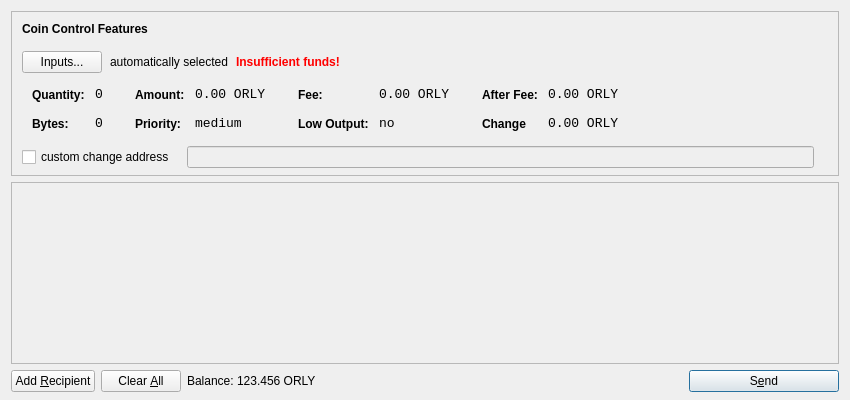
<?xml version="1.0" encoding="UTF-8"?>
<ui version="4.0">
 <class>SendCoinsDialog</class>
 <widget class="QDialog" name="SendCoinsDialog">
  <property name="geometry">
   <rect>
    <x>0</x>
    <y>0</y>
    <width>850</width>
    <height>400</height>
   </rect>
  </property>
  <property name="windowTitle">
   <string>Send Coins</string>
  </property>
  <layout class="QVBoxLayout" name="verticalLayout" stretch="0,1,0">
   <property name="bottomMargin">
    <number>8</number>
   </property>
   <item>
    <widget class="QFrame" name="frameCoinControl">
     <property name="sizePolicy">
      <sizepolicy hsizetype="Expanding" vsizetype="Expanding">
       <horstretch>0</horstretch>
       <verstretch>0</verstretch>
      </sizepolicy>
     </property>
     <property name="maximumSize">
      <size>
       <width>16777215</width>
       <height>16777215</height>
      </size>
     </property>
     <property name="frameShape">
      <enum>QFrame::StyledPanel</enum>
     </property>
     <property name="frameShadow">
      <enum>QFrame::Sunken</enum>
     </property>
     <layout class="QVBoxLayout" name="verticalLayoutCoinControl2">
      <property name="spacing">
       <number>-1</number>
      </property>
      <property name="leftMargin">
       <number>0</number>
      </property>
      <property name="topMargin">
       <number>0</number>
      </property>
      <property name="rightMargin">
       <number>0</number>
      </property>
      <property name="bottomMargin">
       <number>6</number>
      </property>
      <item>
       <layout class="QVBoxLayout" name="verticalLayoutCoinControl" stretch="0,0,0,0,1">
        <property name="spacing">
         <number>0</number>
        </property>
        <property name="leftMargin">
         <number>10</number>
        </property>
        <property name="topMargin">
         <number>10</number>
        </property>
        <item>
         <layout class="QHBoxLayout" name="horizontalLayoutCoinControl1">
          <property name="bottomMargin">
           <number>15</number>
          </property>
          <item>
           <widget class="QLabel" name="labelCoinControlFeatures">
            <property name="sizePolicy">
             <sizepolicy hsizetype="Preferred" vsizetype="Maximum">
              <horstretch>0</horstretch>
              <verstretch>0</verstretch>
             </sizepolicy>
            </property>
            <property name="font">
             <font>
              <weight>75</weight>
              <bold>true</bold>
             </font>
            </property>
            <property name="styleSheet">
             <string notr="true">font-weight:bold;</string>
            </property>
            <property name="text">
             <string>Coin Control Features</string>
            </property>
           </widget>
          </item>
         </layout>
        </item>
        <item>
         <layout class="QHBoxLayout" name="horizontalLayoutCoinControl2" stretch="0,0,0,0">
          <property name="spacing">
           <number>8</number>
          </property>
          <property name="bottomMargin">
           <number>10</number>
          </property>
          <item>
           <widget class="QPushButton" name="pushButtonCoinControl">
            <property name="styleSheet">
             <string notr="true"/>
            </property>
            <property name="text">
             <string>Inputs...</string>
            </property>
           </widget>
          </item>
          <item>
           <widget class="QLabel" name="labelCoinControlAutomaticallySelected">
            <property name="text">
             <string>automatically selected</string>
            </property>
            <property name="margin">
             <number>5</number>
            </property>
           </widget>
          </item>
          <item>
           <widget class="QLabel" name="labelCoinControlInsuffFunds">
            <property name="font">
             <font>
              <weight>75</weight>
              <bold>true</bold>
             </font>
            </property>
            <property name="styleSheet">
             <string notr="true">color:red;font-weight:bold;</string>
            </property>
            <property name="text">
             <string>Insufficient funds!</string>
            </property>
            <property name="margin">
             <number>5</number>
            </property>
           </widget>
          </item>
          <item>
           <spacer name="horizontalSpacerCoinControl">
            <property name="orientation">
             <enum>Qt::Horizontal</enum>
            </property>
            <property name="sizeHint" stdset="0">
             <size>
              <width>40</width>
              <height>1</height>
             </size>
            </property>
           </spacer>
          </item>
         </layout>
        </item>
        <item>
         <widget class="QWidget" name="widgetCoinControl" native="true">
          <property name="sizePolicy">
           <sizepolicy hsizetype="Preferred" vsizetype="Preferred">
            <horstretch>0</horstretch>
            <verstretch>0</verstretch>
           </sizepolicy>
          </property>
          <property name="minimumSize">
           <size>
            <width>0</width>
            <height>0</height>
           </size>
          </property>
          <property name="styleSheet">
           <string notr="true"/>
          </property>
          <layout class="QHBoxLayout" name="horizontalLayoutCoinControl5">
           <property name="margin">
            <number>0</number>
           </property>
           <item>
            <layout class="QHBoxLayout" name="horizontalLayoutCoinControl3" stretch="0,0,0,1">
             <property name="spacing">
              <number>20</number>
             </property>
             <property name="topMargin">
              <number>0</number>
             </property>
             <property name="bottomMargin">
              <number>10</number>
             </property>
             <item>
              <layout class="QFormLayout" name="formLayoutCoinControl1">
               <property name="horizontalSpacing">
                <number>10</number>
               </property>
               <property name="verticalSpacing">
                <number>14</number>
               </property>
               <property name="leftMargin">
                <number>10</number>
               </property>
               <property name="topMargin">
                <number>4</number>
               </property>
               <property name="rightMargin">
                <number>6</number>
               </property>
               <item row="0" column="0">
                <widget class="QLabel" name="labelCoinControlQuantityText">
                 <property name="styleSheet">
                  <string notr="true">font-weight:bold;</string>
                 </property>
                 <property name="text">
                  <string>Quantity:</string>
                 </property>
                 <property name="margin">
                  <number>0</number>
                 </property>
                </widget>
               </item>
               <item row="0" column="1">
                <widget class="QLabel" name="labelCoinControlQuantity">
                 <property name="font">
                  <font>
                   <family>Monospace</family>
                   <pointsize>10</pointsize>
                  </font>
                 </property>
                 <property name="cursor">
                  <cursorShape>IBeamCursor</cursorShape>
                 </property>
                 <property name="contextMenuPolicy">
                  <enum>Qt::ActionsContextMenu</enum>
                 </property>
                 <property name="text">
                  <string>0</string>
                 </property>
                 <property name="margin">
                  <number>0</number>
                 </property>
                 <property name="textInteractionFlags">
                  <set>Qt::LinksAccessibleByMouse|Qt::TextSelectableByKeyboard|Qt::TextSelectableByMouse</set>
                 </property>
                </widget>
               </item>
               <item row="1" column="0">
                <widget class="QLabel" name="labelCoinControlBytesText">
                 <property name="styleSheet">
                  <string notr="true">font-weight:bold;</string>
                 </property>
                 <property name="text">
                  <string>Bytes:</string>
                 </property>
                </widget>
               </item>
               <item row="1" column="1">
                <widget class="QLabel" name="labelCoinControlBytes">
                 <property name="font">
                  <font>
                   <family>Monospace</family>
                   <pointsize>10</pointsize>
                  </font>
                 </property>
                 <property name="cursor">
                  <cursorShape>IBeamCursor</cursorShape>
                 </property>
                 <property name="contextMenuPolicy">
                  <enum>Qt::ActionsContextMenu</enum>
                 </property>
                 <property name="text">
                  <string>0</string>
                 </property>
                 <property name="textInteractionFlags">
                  <set>Qt::LinksAccessibleByMouse|Qt::TextSelectableByKeyboard|Qt::TextSelectableByMouse</set>
                 </property>
                </widget>
               </item>
              </layout>
             </item>
             <item>
              <layout class="QFormLayout" name="formLayoutCoinControl2">
               <property name="horizontalSpacing">
                <number>10</number>
               </property>
               <property name="verticalSpacing">
                <number>14</number>
               </property>
               <property name="leftMargin">
                <number>6</number>
               </property>
               <property name="topMargin">
                <number>4</number>
               </property>
               <property name="rightMargin">
                <number>6</number>
               </property>
               <item row="0" column="0">
                <widget class="QLabel" name="labelCoinControlAmountText">
                 <property name="styleSheet">
                  <string notr="true">font-weight:bold;</string>
                 </property>
                 <property name="text">
                  <string>Amount:</string>
                 </property>
                 <property name="margin">
                  <number>0</number>
                 </property>
                </widget>
               </item>
               <item row="0" column="1">
                <widget class="QLabel" name="labelCoinControlAmount">
                 <property name="font">
                  <font>
                   <family>Monospace</family>
                   <pointsize>10</pointsize>
                  </font>
                 </property>
                 <property name="cursor">
                  <cursorShape>IBeamCursor</cursorShape>
                 </property>
                 <property name="contextMenuPolicy">
                  <enum>Qt::ActionsContextMenu</enum>
                 </property>
                 <property name="text">
                  <string>0.00 ORLY</string>
                 </property>
                 <property name="textInteractionFlags">
                  <set>Qt::LinksAccessibleByMouse|Qt::TextSelectableByKeyboard|Qt::TextSelectableByMouse</set>
                 </property>
                </widget>
               </item>
               <item row="1" column="0">
                <widget class="QLabel" name="labelCoinControlPriorityText">
                 <property name="styleSheet">
                  <string notr="true">font-weight:bold;</string>
                 </property>
                 <property name="text">
                  <string>Priority:</string>
                 </property>
                </widget>
               </item>
               <item row="1" column="1">
                <widget class="QLabel" name="labelCoinControlPriority">
                 <property name="font">
                  <font>
                   <family>Monospace</family>
                   <pointsize>10</pointsize>
                  </font>
                 </property>
                 <property name="cursor">
                  <cursorShape>IBeamCursor</cursorShape>
                 </property>
                 <property name="contextMenuPolicy">
                  <enum>Qt::ActionsContextMenu</enum>
                 </property>
                 <property name="text">
                  <string>medium</string>
                 </property>
                 <property name="textInteractionFlags">
                  <set>Qt::LinksAccessibleByMouse|Qt::TextSelectableByKeyboard|Qt::TextSelectableByMouse</set>
                 </property>
                </widget>
               </item>
              </layout>
             </item>
             <item>
              <layout class="QFormLayout" name="formLayoutCoinControl3">
               <property name="horizontalSpacing">
                <number>10</number>
               </property>
               <property name="verticalSpacing">
                <number>14</number>
               </property>
               <property name="leftMargin">
                <number>6</number>
               </property>
               <property name="topMargin">
                <number>4</number>
               </property>
               <property name="rightMargin">
                <number>6</number>
               </property>
               <item row="0" column="0">
                <widget class="QLabel" name="labelCoinControlFeeText">
                 <property name="styleSheet">
                  <string notr="true">font-weight:bold;</string>
                 </property>
                 <property name="text">
                  <string>Fee:</string>
                 </property>
                 <property name="margin">
                  <number>0</number>
                 </property>
                </widget>
               </item>
               <item row="0" column="1">
                <widget class="QLabel" name="labelCoinControlFee">
                 <property name="font">
                  <font>
                   <family>Monospace</family>
                   <pointsize>10</pointsize>
                  </font>
                 </property>
                 <property name="cursor">
                  <cursorShape>IBeamCursor</cursorShape>
                 </property>
                 <property name="contextMenuPolicy">
                  <enum>Qt::ActionsContextMenu</enum>
                 </property>
                 <property name="text">
                  <string>0.00 ORLY</string>
                 </property>
                 <property name="textInteractionFlags">
                  <set>Qt::LinksAccessibleByMouse|Qt::TextSelectableByKeyboard|Qt::TextSelectableByMouse</set>
                 </property>
                </widget>
               </item>
               <item row="1" column="0">
                <widget class="QLabel" name="labelCoinControlLowOutputText">
                 <property name="styleSheet">
                  <string notr="true">font-weight:bold;</string>
                 </property>
                 <property name="text">
                  <string>Low Output:</string>
                 </property>
                </widget>
               </item>
               <item row="1" column="1">
                <widget class="QLabel" name="labelCoinControlLowOutput">
                 <property name="font">
                  <font>
                   <family>Monospace</family>
                   <pointsize>10</pointsize>
                  </font>
                 </property>
                 <property name="cursor">
                  <cursorShape>IBeamCursor</cursorShape>
                 </property>
                 <property name="contextMenuPolicy">
                  <enum>Qt::ActionsContextMenu</enum>
                 </property>
                 <property name="text">
                  <string>no</string>
                 </property>
                 <property name="textInteractionFlags">
                  <set>Qt::LinksAccessibleByMouse|Qt::TextSelectableByKeyboard|Qt::TextSelectableByMouse</set>
                 </property>
                </widget>
               </item>
              </layout>
             </item>
             <item>
              <layout class="QFormLayout" name="formLayoutCoinControl4">
               <property name="horizontalSpacing">
                <number>10</number>
               </property>
               <property name="verticalSpacing">
                <number>14</number>
               </property>
               <property name="leftMargin">
                <number>6</number>
               </property>
               <property name="topMargin">
                <number>4</number>
               </property>
               <property name="rightMargin">
                <number>6</number>
               </property>
               <item row="0" column="0">
                <widget class="QLabel" name="labelCoinControlAfterFeeText">
                 <property name="styleSheet">
                  <string notr="true">font-weight:bold;</string>
                 </property>
                 <property name="text">
                  <string>After Fee:</string>
                 </property>
                 <property name="margin">
                  <number>0</number>
                 </property>
                </widget>
               </item>
               <item row="0" column="1">
                <widget class="QLabel" name="labelCoinControlAfterFee">
                 <property name="font">
                  <font>
                   <family>Monospace</family>
                   <pointsize>10</pointsize>
                  </font>
                 </property>
                 <property name="cursor">
                  <cursorShape>IBeamCursor</cursorShape>
                 </property>
                 <property name="contextMenuPolicy">
                  <enum>Qt::ActionsContextMenu</enum>
                 </property>
                 <property name="text">
                  <string>0.00 ORLY</string>
                 </property>
                 <property name="textInteractionFlags">
                  <set>Qt::LinksAccessibleByMouse|Qt::TextSelectableByKeyboard|Qt::TextSelectableByMouse</set>
                 </property>
                </widget>
               </item>
               <item row="1" column="0">
                <widget class="QLabel" name="labelCoinControlChangeText">
                 <property name="styleSheet">
                  <string notr="true">font-weight:bold;</string>
                 </property>
                 <property name="text">
                  <string>Change</string>
                 </property>
                </widget>
               </item>
               <item row="1" column="1">
                <widget class="QLabel" name="labelCoinControlChange">
                 <property name="font">
                  <font>
                   <family>Monospace</family>
                   <pointsize>10</pointsize>
                  </font>
                 </property>
                 <property name="cursor">
                  <cursorShape>IBeamCursor</cursorShape>
                 </property>
                 <property name="contextMenuPolicy">
                  <enum>Qt::ActionsContextMenu</enum>
                 </property>
                 <property name="text">
                  <string>0.00 ORLY</string>
                 </property>
                 <property name="textInteractionFlags">
                  <set>Qt::LinksAccessibleByMouse|Qt::TextSelectableByKeyboard|Qt::TextSelectableByMouse</set>
                 </property>
                </widget>
               </item>
              </layout>
             </item>
            </layout>
           </item>
          </layout>
         </widget>
        </item>
        <item>
         <layout class="QHBoxLayout" name="horizontalLayoutCoinControl4" stretch="0,0,0">
          <property name="spacing">
           <number>12</number>
          </property>
          <property name="sizeConstraint">
           <enum>QLayout::SetDefaultConstraint</enum>
          </property>
          <property name="topMargin">
           <number>5</number>
          </property>
          <property name="rightMargin">
           <number>5</number>
          </property>
          <item>
           <widget class="QCheckBox" name="checkBoxCoinControlChange">
            <property name="text">
             <string>custom change address</string>
            </property>
           </widget>
          </item>
          <item>
           <widget class="QLineEdit" name="lineEditCoinControlChange">
            <property name="enabled">
             <bool>false</bool>
            </property>
            <property name="sizePolicy">
             <sizepolicy hsizetype="Expanding" vsizetype="Fixed">
              <horstretch>0</horstretch>
              <verstretch>0</verstretch>
             </sizepolicy>
            </property>
           </widget>
          </item>
          <item>
           <widget class="QLabel" name="labelCoinControlChangeLabel">
            <property name="sizePolicy">
             <sizepolicy hsizetype="Preferred" vsizetype="Expanding">
              <horstretch>0</horstretch>
              <verstretch>0</verstretch>
             </sizepolicy>
            </property>
            <property name="minimumSize">
             <size>
              <width>0</width>
              <height>0</height>
             </size>
            </property>
            <property name="text">
             <string/>
            </property>
            <property name="margin">
             <number>3</number>
            </property>
           </widget>
          </item>
         </layout>
        </item>
        <item>
         <spacer name="verticalSpacerCoinControl">
          <property name="orientation">
           <enum>Qt::Vertical</enum>
          </property>
          <property name="sizeHint" stdset="0">
           <size>
            <width>800</width>
            <height>1</height>
           </size>
          </property>
         </spacer>
        </item>
       </layout>
      </item>
     </layout>
    </widget>
   </item>
   <item>
    <widget class="QScrollArea" name="scrollArea">
     <property name="widgetResizable">
      <bool>true</bool>
     </property>
     <widget class="QWidget" name="scrollAreaWidgetContents">
      <property name="geometry">
       <rect>
        <x>0</x>
        <y>0</y>
        <width>830</width>
        <height>165</height>
       </rect>
      </property>
      <layout class="QVBoxLayout" name="verticalLayout_2">
       <property name="margin">
        <number>0</number>
       </property>
       <item>
        <layout class="QVBoxLayout" name="entries">
         <property name="spacing">
          <number>6</number>
         </property>
        </layout>
       </item>
       <item>
        <spacer name="verticalSpacer">
         <property name="orientation">
          <enum>Qt::Vertical</enum>
         </property>
         <property name="sizeHint" stdset="0">
          <size>
           <width>20</width>
           <height>40</height>
          </size>
         </property>
        </spacer>
       </item>
      </layout>
     </widget>
    </widget>
   </item>
   <item>
    <layout class="QHBoxLayout" name="horizontalLayout">
     <item>
      <widget class="QPushButton" name="addButton">
       <property name="toolTip">
        <string>Send to multiple recipients at once</string>
       </property>
       <property name="text">
        <string>Add &amp;Recipient</string>
       </property>
       <property name="icon">
        <iconset resource="../bitcoin.qrc">
         <normaloff>:/icons/add</normaloff>:/icons/add</iconset>
       </property>
       <property name="autoDefault">
        <bool>false</bool>
       </property>
      </widget>
     </item>
     <item>
      <widget class="QPushButton" name="clearButton">
       <property name="sizePolicy">
        <sizepolicy hsizetype="Minimum" vsizetype="Fixed">
         <horstretch>0</horstretch>
         <verstretch>0</verstretch>
        </sizepolicy>
       </property>
       <property name="toolTip">
        <string>Remove all transaction fields</string>
       </property>
       <property name="text">
        <string>Clear &amp;All</string>
       </property>
       <property name="icon">
        <iconset resource="../bitcoin.qrc">
         <normaloff>:/icons/remove</normaloff>:/icons/remove</iconset>
       </property>
       <property name="autoRepeatDelay">
        <number>300</number>
       </property>
       <property name="autoDefault">
        <bool>false</bool>
       </property>
      </widget>
     </item>
     <item>
      <layout class="QHBoxLayout" name="horizontalLayout_2">
       <property name="spacing">
        <number>3</number>
       </property>
       <item>
        <widget class="QLabel" name="label">
         <property name="sizePolicy">
          <sizepolicy hsizetype="Preferred" vsizetype="Fixed">
           <horstretch>0</horstretch>
           <verstretch>0</verstretch>
          </sizepolicy>
         </property>
         <property name="text">
          <string>Balance:</string>
         </property>
        </widget>
       </item>
       <item>
        <widget class="QLabel" name="labelBalance">
         <property name="sizePolicy">
          <sizepolicy hsizetype="Preferred" vsizetype="Fixed">
           <horstretch>0</horstretch>
           <verstretch>0</verstretch>
          </sizepolicy>
         </property>
         <property name="cursor">
          <cursorShape>IBeamCursor</cursorShape>
         </property>
         <property name="text">
          <string>123.456 ORLY</string>
         </property>
         <property name="textInteractionFlags">
          <set>Qt::LinksAccessibleByMouse|Qt::TextSelectableByKeyboard|Qt::TextSelectableByMouse</set>
         </property>
        </widget>
       </item>
      </layout>
     </item>
     <item>
      <spacer name="horizontalSpacer">
       <property name="orientation">
        <enum>Qt::Horizontal</enum>
       </property>
       <property name="sizeHint" stdset="0">
        <size>
         <width>40</width>
         <height>20</height>
        </size>
       </property>
      </spacer>
     </item>
     <item>
      <widget class="QPushButton" name="sendButton">
       <property name="minimumSize">
        <size>
         <width>150</width>
         <height>0</height>
        </size>
       </property>
       <property name="toolTip">
        <string>Confirm the send action</string>
       </property>
       <property name="text">
        <string>S&amp;end</string>
       </property>
       <property name="icon">
        <iconset resource="../bitcoin.qrc">
         <normaloff>:/icons/send</normaloff>:/icons/send</iconset>
       </property>
       <property name="default">
        <bool>true</bool>
       </property>
      </widget>
     </item>
    </layout>
   </item>
  </layout>
 </widget>
 <resources>
  <include location="../bitcoin.qrc"/>
 </resources>
 <connections/>
</ui>
